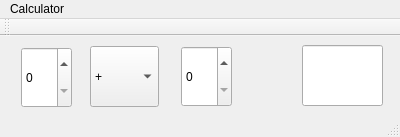
<?xml version="1.0" encoding="UTF-8"?>
<ui version="4.0">
 <class>Calc</class>
 <widget class="QMainWindow" name="Calc">
  <property name="geometry">
   <rect>
    <x>0</x>
    <y>0</y>
    <width>400</width>
    <height>137</height>
   </rect>
  </property>
  <property name="windowTitle">
   <string>Calc</string>
  </property>
  <widget class="QWidget" name="centralWidget">
   <widget class="QSpinBox" name="spinBox">
    <property name="geometry">
     <rect>
      <x>21</x>
      <y>11</y>
      <width>51</width>
      <height>61</height>
     </rect>
    </property>
   </widget>
   <widget class="QSpinBox" name="spinBox_2">
    <property name="geometry">
     <rect>
      <x>181</x>
      <y>10</y>
      <width>51</width>
      <height>61</height>
     </rect>
    </property>
   </widget>
   <widget class="QComboBox" name="comboBox">
    <property name="geometry">
     <rect>
      <x>90</x>
      <y>10</y>
      <width>69</width>
      <height>61</height>
     </rect>
    </property>
    <item>
     <property name="text">
      <string>+</string>
     </property>
    </item>
    <item>
     <property name="text">
      <string>-</string>
     </property>
    </item>
    <item>
     <property name="text">
      <string>*</string>
     </property>
    </item>
    <item>
     <property name="text">
      <string>/</string>
     </property>
    </item>
   </widget>
   <widget class="QLineEdit" name="lineEdit">
    <property name="geometry">
     <rect>
      <x>302</x>
      <y>9</y>
      <width>81</width>
      <height>61</height>
     </rect>
    </property>
   </widget>
  </widget>
  <widget class="QToolBar" name="mainToolBar">
   <attribute name="toolBarArea">
    <enum>TopToolBarArea</enum>
   </attribute>
   <attribute name="toolBarBreak">
    <bool>false</bool>
   </attribute>
  </widget>
  <widget class="QStatusBar" name="statusBar"/>
  <widget class="QMenuBar" name="menuBar">
   <property name="geometry">
    <rect>
     <x>0</x>
     <y>0</y>
     <width>400</width>
     <height>21</height>
    </rect>
   </property>
   <widget class="QMenu" name="menuCalculator">
    <property name="title">
     <string>Calculator</string>
    </property>
   </widget>
   <addaction name="menuCalculator"/>
  </widget>
 </widget>
 <layoutdefault spacing="6" margin="11"/>
 <resources/>
 <connections/>
</ui>
